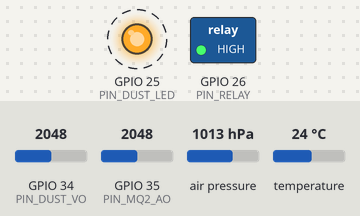
A program run on a simulated ESP32. Shown: switched loads named in the program (green lamp = pin HIGH), output pins drawn as LEDs (lit = HIGH). Dashed ring = blinking. Inputs (shaded band) come from the test bench; at power-on: temperature 24 °C, GPIO 34 (PIN_DUST_VO) = 2048, GPIO 35 (PIN_MQ2_AO) = 2048, air pressure 1013 hPa (analog values on the 0–4095 scale). WiFi joins after 1.5 s; servers stay silent unless stated; storage starts empty; no MQTT or app messages arrive unless stated; what the program prints to the serial monitor is not drawn.

Above: at 2.3 s.
2.4 s: temperature set to 29.6 °C
7.7 s: temperature set to 30.8 °C
At 8.8 s:
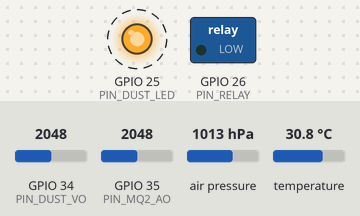
21.7 s: temperature set to 29.8 °C
25.2 s: temperature set to 28.4 °C
At 27.4 s:
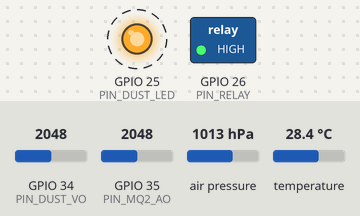
Timing chart, 0 to 32.3 s (numbered marks = the images above; inputs shaded):
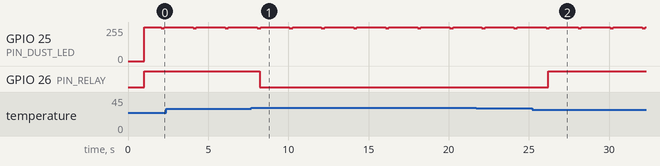

Measured:
- the behaviour switches between 29.9 and 30 °C on temperature (found by bisection; images 0 and 1)
- the behaviour switches between 29.1 and 29 °C on temperature (found by bisection; images 1 and 2)
- after the input at 7.7 s, GPIO 26 (PIN_RELAY): HIGH → LOW after 0.51 s
- after the input at 25.2 s, GPIO 26 (PIN_RELAY): LOW → HIGH after 1.0 s
- by itself, GPIO 25 (PIN_DUST_LED): alternates 255/255 for 1.8 s and 244/255 for 0.20 s

The program:

main.cpp
```cpp
#include <Arduino.h>
#include <WiFi.h>
#include <Wire.h>
#include <PubSubClient.h>
#include <ArduinoJson.h>
#include <Adafruit_BMP280.h>
#include <ESPAsyncWebServer.h>
#include <AsyncTCP.h>
#include <LittleFS.h>

// ======================================================
// FEATURE FLAGS
// ======================================================
#define HAS_MQTT   1
#define DUST_DEBUG 1

// ======================================================
// PIN MAP
// ======================================================
static const uint8_t PIN_DUST_LED = 25;   // HIGH = LED ON
static const uint8_t PIN_RELAY    = 26;
static const uint8_t PIN_DUST_VO  = 34;   // ADC input
static const uint8_t PIN_MQ2_AO   = 35;
static const uint8_t PIN_MQ2_DO   = 27;

static const uint8_t PIN_I2C_SDA  = 21;
static const uint8_t PIN_I2C_SCL  = 22;

// ======================================================
// RELAY CONFIG
// ======================================================
static const bool RELAY_ACTIVE_HIGH = false;

// ======================================================
// THRESHOLDS (with hysteresis)
// ======================================================
static const float TEMP_FAN_ON_C  = 30.0f;
static const float TEMP_FAN_OFF_C = 29.0f;

// ======================================================
// DUST SENSOR TIMING (GP2Y1010AU0F)
// Total cycle = 280 + 40 + 9680 = 10000us (10ms)
// LED control in this wiring: LOW = ON, HIGH = OFF (active low)
// ======================================================
static const uint32_t DUST_LED_ON_TIME_US       = 280;
static const uint32_t DUST_WAIT_AFTER_SAMPLE_US = 40;
static const uint32_t DUST_REST_TIME_US         = 9680;

// Per reading, average multiple pulse samples
static const int DUST_AVG_CYCLES = 20;   // 20 x 10ms = 200ms

// ======================================================
// DUST CALIBRATION
// Voltages are actual sensor VO (before 10K/22K divider).
// DIVIDER converts ADC voltage back to actual VO.
// Re-check baseline after 3-5 min warmup in still air.
// ======================================================
static const float DUST_DIVIDER    = 32.0f / 22.0f;  // (10K+22K)/22K = 1.4545
static const float DUST_V_BASELINE = 0.9f;    // actual VO in clean air (V)
static const float DUST_V_SLOPE    = 0.5f;    // V per mg/m³ (actual VO)

// Extra filtering:
// 1) pulse averaging above
// 2) moving average across multiple completed readings
static const int   DUST_HISTORY_SIZE = 12;     // 12 x 2s = 24s smoothing
static const float DUST_MAX_VALID_V  = 3.5f;   // sanity limit (actual VO)

static const char* DEFAULT_SSID    = "The British College";
static const char* DEFAULT_PASSWORD = "British@123#";

// ======================================================
// MQTT CONFIG
// ======================================================
static const char* DEVICE_ID    = "esp32-aiq-01";
static const char* MQTT_HOST    = "broker.hivemq.com";
static const uint16_t MQTT_PORT = 1883;
static const char* MQTT_TOPIC   = "aiqdata/esp32-aiq-02"; //put 01 for industrial and 02 for forest during the upload

// ======================================================
// CONFIG PAGE LOGIN
// ======================================================
static const char* CONFIG_USER = "admin";
static const char* CONFIG_PASS = "root";

// ======================================================
// CONFIG AP
// ======================================================
static const char* AP_SSID = "AIQ-Setup-ind"; //put ind for industrial and for for forest
static const char* AP_PASS = "12345678";

// ======================================================
// INTERVALS
// ======================================================
static const unsigned long SENSOR_INTERVAL_MS = 2000;
static const unsigned long SERIAL_INTERVAL_MS = 2000;
static const unsigned long MQTT_INTERVAL_MS   = 5000;
static const unsigned long WIFI_RETRY_MS      = 10000;

static const float MQ2_DO_THRESHOLD_V        = 2.0f;  // simulate DO: HIGH if AO >= this voltage

// ======================================================
// DATA STRUCTURES
// ======================================================
struct WifiConfig {
  String ssid;
  String password;
};

struct SensorData {
  float temperatureC = NAN;
  float pressureHpa  = NAN;

  int   dustAdcRaw        = 0;     // current raw averaged reading before long smoothing
  float dustVoltageRaw    = 0.0f;
  float dustUgM3Raw       = 0.0f;

  int   dustAdc           = 0;     // final smoothed value
  float dustVoltage       = 0.0f;
  float dustUgM3          = 0.0f;
  int   dustMinRaw        = 0;
  int   dustMaxRaw        = 0;
  bool  dustValid         = false;

  int   mq2Adc            = 0;
  float mq2Voltage        = 0.0f;
  bool  mq2Digital        = false;

  bool  fanOn             = false;
  long  wifiRssi          = 0;
  unsigned long uptimeMs  = 0;
};

// ======================================================
// GLOBALS
// ======================================================
Adafruit_BMP280 bmp;
AsyncWebServer  server(80);
WiFiClient      wifiClient;
PubSubClient    mqttClient(wifiClient);

WifiConfig  wifiConfig;
SensorData  latest;

unsigned long lastSensorReadMs  = 0;
unsigned long lastSerialPrintMs = 0;
unsigned long lastMqttPublishMs = 0;
unsigned long lastWifiAttemptMs = 0;

// Dust smoothing history
int   dustHistoryAdc[DUST_HISTORY_SIZE] = {0};
int   dustHistoryCount = 0;
int   dustHistoryIndex = 0;

// ======================================================
// HELPERS
// ======================================================
float adcToVoltage(int raw) {
  return (3.3f * raw) / 4095.0f;
}

int voltageToAdc(float voltage) {
  if (voltage < 0.0f) voltage = 0.0f;
  if (voltage > 3.3f) voltage = 3.3f;
  return (int)((voltage / 3.3f) * 4095.0f + 0.5f);
}

// Takes actual sensor VO voltage (after applying DUST_DIVIDER)
float estimateDustUgM3(float actualVoltage) {
  float densityMgM3 = (actualVoltage - DUST_V_BASELINE) / DUST_V_SLOPE;
  if (densityMgM3 < 0.0f) densityMgM3 = 0.0f;
  return densityMgM3 * 1000.0f;
}

String dustAQI(float ugm3) {
  if (ugm3 <  12.0f) return "Good";
  if (ugm3 <  35.4f) return "Moderate";
  if (ugm3 <  55.4f) return "Unhealthy for Sensitive";
  if (ugm3 < 150.4f) return "Unhealthy";
  if (ugm3 < 250.4f) return "Very Unhealthy";
  return                    "Hazardous";
}

String escapeHtml(const String& s) {
  String out = s;
  out.replace("&", "&amp;");
  out.replace("<", "&lt;");
  out.replace(">", "&gt;");
  out.replace("\"", "&quot;");
  return out;
}

void writeRelayPin(bool on) {
  digitalWrite(PIN_RELAY, (on == RELAY_ACTIVE_HIGH) ? HIGH : LOW);
}

void setRelay(bool on) {
  latest.fanOn = on;
  writeRelayPin(on);
}

void addDustHistory(int adcValue) {
  dustHistoryAdc[dustHistoryIndex] = adcValue;
  dustHistoryIndex = (dustHistoryIndex + 1) % DUST_HISTORY_SIZE;
  if (dustHistoryCount < DUST_HISTORY_SIZE) dustHistoryCount++;
}

int getDustHistoryAverage() {
  if (dustHistoryCount == 0) return 0;
  long sum = 0;
  for (int i = 0; i < dustHistoryCount; i++) sum += dustHistoryAdc[i];
  return (int)(sum / dustHistoryCount);
}

// ======================================================
// LITTLEFS WIFI CONFIG
// ======================================================
bool saveWifiConfig(const WifiConfig& cfg) {
  File f = LittleFS.open("/wifi.json", "w");
  if (!f) return false;
  JsonDocument doc;
  doc["ssid"]     = cfg.ssid;
  doc["password"] = cfg.password;
  bool ok = serializeJson(doc, f) > 0;
  f.close();
  return ok;
}

bool loadWifiConfig(WifiConfig& cfg) {
 /* if (!LittleFS.exists("/wifi.json")) return false;
  File f = LittleFS.open("/wifi.json", "r");
  if (!f) return false;
  JsonDocument doc;
  DeserializationError err = deserializeJson(doc, f);
  f.close();
  if (err) return false;

  cfg.ssid     = doc["ssid"]     | "";
  cfg.password = doc["password"] | "";*/
  cfg.ssid = DEFAULT_SSID;
  cfg.password = DEFAULT_PASSWORD;
  return cfg.ssid.length() > 0;
}

bool hasWifiConfig() {
  return wifiConfig.ssid.length() > 0;
}

// ======================================================
// WIFI / MQTT
// ======================================================
void startApMode() {
#if HAS_MQTT
  WiFi.mode(WIFI_AP_STA);
  WiFi.softAP(AP_SSID, AP_PASS);
  Serial.println("[WiFi] Setup AP started");
  Serial.print("[WiFi] AP SSID: "); Serial.println(AP_SSID);
  Serial.print("[WiFi] AP IP:   "); Serial.println(WiFi.softAPIP());
#endif
}

void connectWifiIfNeeded() {
#if HAS_MQTT
  if (!hasWifiConfig()) return;
  if (WiFi.status() == WL_CONNECTED) return;

  unsigned long now = millis();
  if (now - lastWifiAttemptMs < WIFI_RETRY_MS) return;

  lastWifiAttemptMs = now;
  Serial.print("[WiFi] Connecting to "); Serial.println(wifiConfig.ssid);
  WiFi.mode(WIFI_AP_STA);
  WiFi.begin(wifiConfig.ssid.c_str(), wifiConfig.password.c_str());
#endif
}

void connectMqttIfNeeded() {
#if HAS_MQTT
  if (WiFi.status() != WL_CONNECTED) return;
  if (mqttClient.connected()) return;

  Serial.print("[MQTT] Connecting to ");
  Serial.print(MQTT_HOST); Serial.print(":"); Serial.println(MQTT_PORT);

  if (mqttClient.connect(DEVICE_ID)) {
    Serial.println("[MQTT] Connected");
  } else {
    Serial.print("[MQTT] Failed, rc="); Serial.println(mqttClient.state());
  }
#endif
}

// ======================================================
// WEB SERVER
// ======================================================
String buildStatusJson();

bool isAuthenticated(AsyncWebServerRequest* request) {
  return request->authenticate(CONFIG_USER, CONFIG_PASS);
}

String configPageHtml() {
  String html;
  html += "<!doctype html><html><head>";
  html += "<meta name='viewport' content='width=device-width,initial-scale=1'>";
  html += "<title>AIQ WiFi Setup</title>";
  html += "<style>";
  html += "body{font-family:Arial,sans-serif;margin:24px;background:#f7f7f7;}";
  html += ".card{max-width:440px;margin:auto;background:white;padding:20px;border-radius:12px;box-shadow:0 2px 10px rgba(0,0,0,0.08);}";
  html += "input{width:100%;padding:10px;margin:8px 0 16px 0;box-sizing:border-box;}";
  html += "button{padding:10px 16px;border:none;border-radius:8px;background:#222;color:#fff;cursor:pointer;}";
  html += "small{color:#555;}";
  html += "</style></head><body>";
  html += "<div class='card'><h2>AIQ WiFi Setup</h2>";
  html += "<form method='POST' action='/save'>";
  html += "<label>SSID</label>";
  html += "<input name='ssid' value='" + escapeHtml(wifiConfig.ssid) + "'>";
  html += "<label>Password</label>";
  html += "<input type='password' name='password' value='" + escapeHtml(wifiConfig.password) + "'>";
  html += "<button type='submit'>Save</button></form>";
  html += "<p><small>Login: admin / root</small></p>";
  html += "<p><small>Device ID: "; html += DEVICE_ID; html += "</small></p>";
  html += "<p><small>Status JSON at /status</small></p>";
  html += "</div></body></html>";
  return html;
}

void setupWebServer() {
#if HAS_MQTT
  server.on("/", HTTP_GET, [](AsyncWebServerRequest* request) {
    request->send(200, "text/html", configPageHtml());
  });

  server.on("/save", HTTP_POST, [](AsyncWebServerRequest* request) {

    WifiConfig cfg;
    if (request->hasParam("ssid", true))     cfg.ssid     = request->getParam("ssid", true)->value();
    if (request->hasParam("password", true)) cfg.password = request->getParam("password", true)->value();

    if (cfg.ssid.length() == 0) {
      request->send(400, "text/plain", "SSID required");
      return;
    }

    if (!saveWifiConfig(cfg)) {
      request->send(500, "text/plain", "Save failed");
      return;
    }

    wifiConfig = cfg;
    request->send(200, "text/html", "<html><body><h3>Saved. Connecting...</h3></body></html>");
    WiFi.disconnect(true, true);
    delay(500);
    connectWifiIfNeeded();
  });

  server.on("/status", HTTP_GET, [](AsyncWebServerRequest* request) {
    request->send(200, "application/json", buildStatusJson());
  });

  server.begin();
#endif
}

// ======================================================
// SENSORS
// ======================================================
void readBmp280(SensorData& data) {
  data.temperatureC = bmp.readTemperature();
  data.pressureHpa  = bmp.readPressure() / 100.0f;
}

void readDustSensor(SensorData& data) {
  long sumRaw = 0;
  int validCount = 0;
  int minRaw = 4095;
  int maxRaw = 0;

  for (int i = 0; i < DUST_AVG_CYCLES; i++) {
    digitalWrite(PIN_DUST_LED, LOW);             // LOW = LED ON (active low)
    delayMicroseconds(DUST_LED_ON_TIME_US);      // wait 280us for VO peak

    int raw = analogRead(PIN_DUST_VO);           // sample at peak

    delayMicroseconds(DUST_WAIT_AFTER_SAMPLE_US);
    digitalWrite(PIN_DUST_LED, HIGH);            // HIGH = LED OFF
    delayMicroseconds(DUST_REST_TIME_US);

    if (raw > 20 && raw < 4090) {
      sumRaw += raw;
      validCount++;
      if (raw < minRaw) minRaw = raw;
      if (raw > maxRaw) maxRaw = raw;
    }
  }

  if (validCount == 0) {
    // No valid pulses — carry forward last smoothed value
    data.dustAdcRaw     = 0;
    data.dustVoltageRaw = 0.0f;
    data.dustUgM3Raw    = 0.0f;
    data.dustMinRaw     = 0;
    data.dustMaxRaw     = 0;
    data.dustValid      = false;
    data.dustAdc        = latest.dustAdc;
    data.dustVoltage    = latest.dustVoltage;
    data.dustUgM3       = latest.dustUgM3;
    return;
  }

  // --- Raw (pulse-averaged, pre-history) ---
  int avgRaw = sumRaw / validCount;
  data.dustAdcRaw     = avgRaw;
  data.dustVoltageRaw = adcToVoltage(avgRaw) * DUST_DIVIDER;  // actual VO
  data.dustUgM3Raw    = estimateDustUgM3(data.dustVoltageRaw);
  data.dustMinRaw     = minRaw;
  data.dustMaxRaw     = maxRaw;
  data.dustValid      = true;

  // --- Long history smoothing ---
  addDustHistory(avgRaw);
  int smoothedAdc = getDustHistoryAverage();
  data.dustAdc     = smoothedAdc;
  data.dustVoltage = adcToVoltage(smoothedAdc) * DUST_DIVIDER;  // actual VO
  data.dustUgM3    = estimateDustUgM3(data.dustVoltage);
}

void readMq2(SensorData& data) {
  data.mq2Adc     = analogRead(PIN_MQ2_AO);
  data.mq2Voltage = adcToVoltage(data.mq2Adc);
  data.mq2Digital = (data.mq2Voltage >= MQ2_DO_THRESHOLD_V);
}

void updateRelayLogic(SensorData& data) {
  bool on = latest.fanOn;

  if (!isnan(data.temperatureC)) {
    if (!on && data.temperatureC >= TEMP_FAN_ON_C) {
      on = true;
    } else if (on && data.temperatureC <= TEMP_FAN_OFF_C) {
      on = false;
    }
  }

  data.fanOn = on;
  writeRelayPin(on);
}

void readAllSensors() {
  SensorData data;

  readBmp280(data);
  readDustSensor(data);
  readMq2(data);

  data.uptimeMs = millis();

#if HAS_MQTT
  data.wifiRssi = (WiFi.status() == WL_CONNECTED) ? WiFi.RSSI() : 0;
#else
  data.wifiRssi = 0;
#endif

  updateRelayLogic(data);
  latest = data;
}

// ======================================================
// JSON
// ======================================================
String buildStatusJson() {
  JsonDocument doc;
  doc["device_id"] = DEVICE_ID;
  doc["ts"]        = millis();

  JsonObject bmpObj = doc["bmp280"].to<JsonObject>();
  bmpObj["temperature_c"] = latest.temperatureC;
  bmpObj["pressure_hpa"]  = latest.pressureHpa;

  JsonObject dustObj = doc["gp2y1010"].to<JsonObject>();
  dustObj["valid"]              = latest.dustValid;
  dustObj["adc_raw"]            = latest.dustAdcRaw;
  dustObj["voltage_raw_v"]      = latest.dustVoltageRaw;
  dustObj["dust_raw_ug_m3"]     = latest.dustUgM3Raw;
  dustObj["adc"]                = latest.dustAdc;
  dustObj["voltage_v"]          = latest.dustVoltage;
  dustObj["dust_ug_m3"]         = latest.dustUgM3;
  dustObj["aqi"]                = dustAQI(latest.dustUgM3);
  dustObj["pulse_min_raw"]      = latest.dustMinRaw;
  dustObj["pulse_max_raw"]      = latest.dustMaxRaw;
  dustObj["history_count"]      = dustHistoryCount;
  dustObj["baseline_v"]         = DUST_V_BASELINE;
  dustObj["avg_cycles"]         = DUST_AVG_CYCLES;
  dustObj["history_size"]       = DUST_HISTORY_SIZE;

  JsonObject mqObj = doc["mq2"].to<JsonObject>();
  mqObj["adc"]       = latest.mq2Adc;
  mqObj["voltage_v"] = latest.mq2Voltage;
  mqObj["do"]        = latest.mq2Digital;

  JsonObject fanObj = doc["fan"].to<JsonObject>();
  fanObj["relay"]      = latest.fanOn;
  fanObj["state"]      = latest.fanOn ? "on" : "off";
  fanObj["on_temp_c"]  = TEMP_FAN_ON_C;
  fanObj["off_temp_c"] = TEMP_FAN_OFF_C;

  doc["wifi_rssi_dbm"] = latest.wifiRssi;
  doc["uptime_ms"]     = latest.uptimeMs;
  doc["uptime_s"]      = latest.uptimeMs / 1000UL;

#if HAS_MQTT
  doc["wifi_connected"] = (WiFi.status() == WL_CONNECTED);
  doc["mqtt_connected"] = mqttClient.connected();
#else
  doc["wifi_connected"] = false;
  doc["mqtt_connected"] = false;
#endif

  String payload;
  serializeJson(doc, payload);
  return payload;
}

// ======================================================
// SERIAL
// ======================================================
void printToSerial() {
  Serial.println("================ AIQ Monitor ================");
  Serial.print("BMP280 Temperature (C): "); Serial.println(latest.temperatureC, 2);
  Serial.print("BMP280 Pressure (hPa):  "); Serial.println(latest.pressureHpa, 2);

  Serial.print("Dust ADC Raw:          ");  Serial.println(latest.dustAdcRaw);
  Serial.print("Dust Voltage Raw (V):  ");  Serial.println(latest.dustVoltageRaw, 3);
  Serial.print("Dust ug/m3 Raw:        ");  Serial.println(latest.dustUgM3Raw, 2);
  Serial.print("Dust ADC Smoothed:     ");  Serial.println(latest.dustAdc);
  Serial.print("Dust Voltage (V):      ");  Serial.println(latest.dustVoltage, 3);
  Serial.print("Dust ug/m3 (est):      ");  Serial.println(latest.dustUgM3, 2);
  Serial.print("Dust AQI:              ");  Serial.println(dustAQI(latest.dustUgM3));
  Serial.print("Dust min/max raw:      ");
  Serial.print(latest.dustMinRaw);
  Serial.print(" / ");
  Serial.println(latest.dustMaxRaw);

  Serial.print("MQ2 ADC:               ");  Serial.println(latest.mq2Adc);
  Serial.print("MQ2 Voltage (V):       ");  Serial.println(latest.mq2Voltage, 3);
  Serial.print("MQ2 DO:                ");  Serial.println(latest.mq2Digital ? "HIGH" : "LOW");

  Serial.print("Relay/Fan:             ");  Serial.println(latest.fanOn ? "ON" : "OFF");

#if HAS_MQTT
  Serial.print("WiFi Status:           ");
  Serial.println(WiFi.status() == WL_CONNECTED ? "CONNECTED" : "DISCONNECTED");
  if (WiFi.status() == WL_CONNECTED) {
    Serial.print("IP:                    "); Serial.println(WiFi.localIP());
    Serial.print("RSSI (dBm):            "); Serial.println(WiFi.RSSI());
  }
  Serial.print("MQTT Status:           ");
  Serial.println(mqttClient.connected() ? "CONNECTED" : "DISCONNECTED");
#else
  Serial.println("WiFi/MQTT disabled by HAS_MQTT=0");
#endif

  Serial.println(buildStatusJson());
  Serial.println();
}

// ======================================================
// SETUP
// ======================================================
void setupBmp280() {
  Wire.begin(PIN_I2C_SDA, PIN_I2C_SCL);
  if (bmp.begin(0x76)) {
    Serial.println("[BMP280] Initialized at 0x76");
  } else {
    Serial.println("[BMP280] Not found at 0x76");
  }
}

void setup() {
  Serial.begin(115200);
  delay(1000);

  Serial.println();
  Serial.println("AIQ monitor booting...");
  Serial.print("Dust pin LED = "); Serial.println(PIN_DUST_LED);
  Serial.print("Dust pin VO  = "); Serial.println(PIN_DUST_VO);

  pinMode(PIN_DUST_LED, OUTPUT);
  digitalWrite(PIN_DUST_LED, HIGH);  // LED OFF by default (active low)

  pinMode(PIN_RELAY, OUTPUT);
  digitalWrite(PIN_RELAY, RELAY_ACTIVE_HIGH ? LOW : HIGH);
  latest.fanOn = false;

  pinMode(PIN_DUST_VO, INPUT);
  pinMode(PIN_MQ2_DO, INPUT);

  analogReadResolution(12);
  analogSetAttenuation(ADC_11db);

  // Warm up ADC
  for (int i = 0; i < 30; i++) {
    analogRead(PIN_DUST_VO);
    analogRead(PIN_MQ2_AO);
    delay(5);
  }

  if (!LittleFS.begin(true)) {
    Serial.println("[FS] LittleFS mount failed");
  }

  setupBmp280();

#if HAS_MQTT
  loadWifiConfig(wifiConfig);
  startApMode();
  setupWebServer();
  mqttClient.setServer(MQTT_HOST, MQTT_PORT);
  mqttClient.setBufferSize(640);  // payload is ~460 bytes; default 256 is too small
  connectWifiIfNeeded();
#else
  Serial.println("[Config] HAS_MQTT=0, WiFi and MQTT disabled");
#endif
}

// ======================================================
// LOOP
// ======================================================
void loop() {
#if HAS_MQTT
  connectWifiIfNeeded();
  connectMqttIfNeeded();
  mqttClient.loop();
#endif

  unsigned long now = millis();

  if (now - lastSensorReadMs >= SENSOR_INTERVAL_MS) {
    lastSensorReadMs = now;
    readAllSensors();
  }

  if (now - lastSerialPrintMs >= SERIAL_INTERVAL_MS) {
    lastSerialPrintMs = now;
    printToSerial();
  }

#if HAS_MQTT
  if (mqttClient.connected() && now - lastMqttPublishMs >= MQTT_INTERVAL_MS) {
    lastMqttPublishMs = now;
    String payload = buildStatusJson();
    bool ok = mqttClient.publish(MQTT_TOPIC, payload.c_str(), true);
    Serial.print("[MQTT] Publish "); Serial.println(ok ? "OK" : "FAILED");
  }
#endif
}
```
